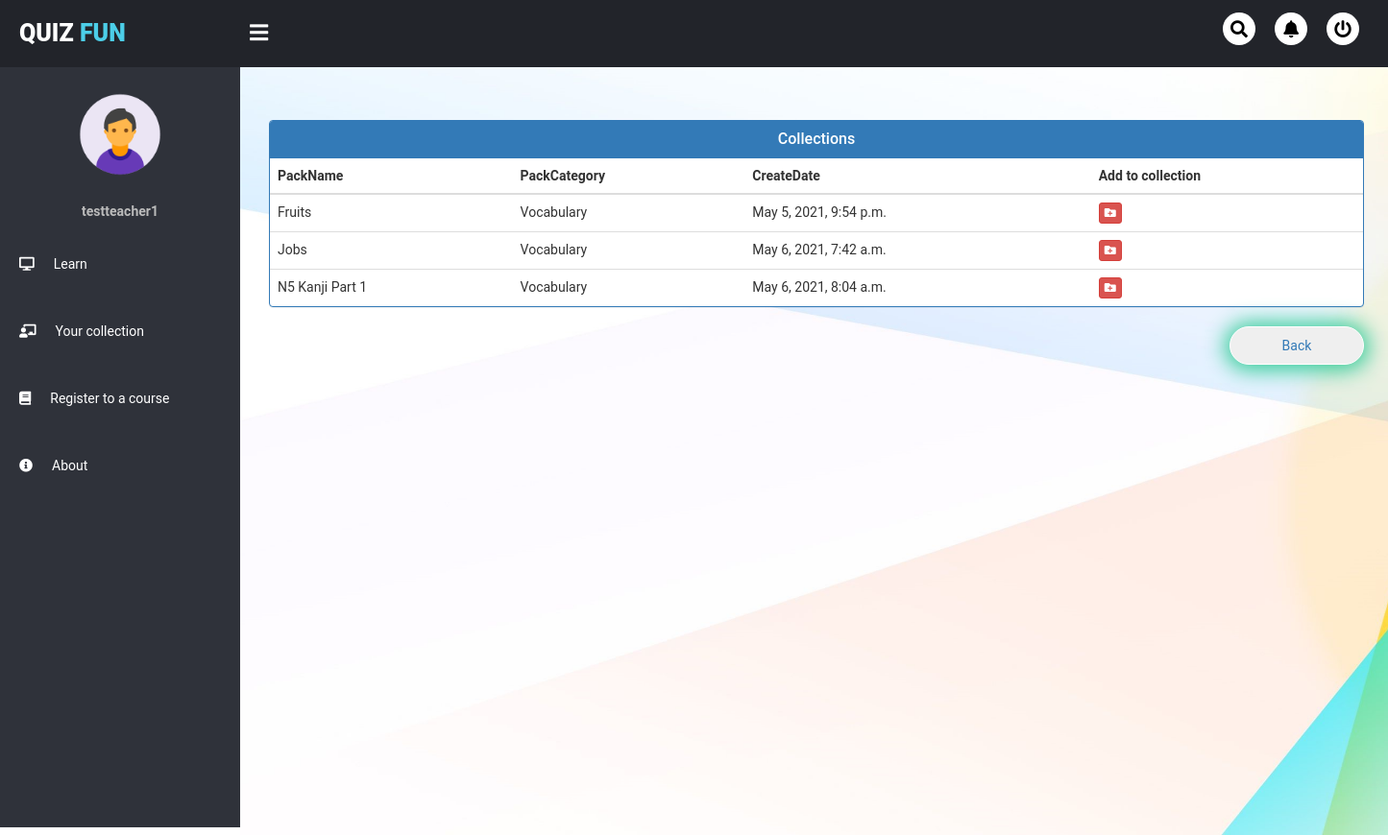
The app's page /user/pack/ (signed in) with its own data.
### quiz/models.py (models this page shows, shortened)
class QuizPack(models.Model):
    name = models.CharField(max_length = 50, null = False)
    description = models.TextField(null = True)
    category = models.CharField(max_length = 20, null = False)
    registered_user = models.ManyToManyField(User)
    created_date = models.DateTimeField(auto_now=True)

### user/views.py (the view)
# urls.py: path('pack/', views.unregistered_quizpack_list_view, name = 'all_quizpack'),
def unregistered_quizpack_list_view(request):
    unregistered_pack_list = QuizPack.objects.filter(~Q(registered_user=request.user))
    return render(request, 'user_pages/quizpack_list.html', {'pack_list':unregistered_pack_list})

### user/templates/user_pages/quizpack_list.html (shortened to what this page needs)
{% extends 'user_pages/student_dashboard.html' %}
{% block mainContainer %}
<head>
    <link href="//netdna.bootstrapcdn.com/bootstrap/3.0.0/css/bootstrap.min.css" rel="stylesheet" id="bootstrap-css">
  </head>
  <br><br>
  <div class="container">
    <div class="panel panel-primary">
      <div class="panel-heading">
        <h6 class="panel-title">Collections</h6>
      </div>
      <table class="table table-hover" id="dev-table">
        <thead>
          <tr>
            <th>PackName</th>
            <th>PackCategory</th>
            <th>CreateDate</th>
            <th>Add to collection</th>
          </tr>
        </thead>
        {% for pack in pack_list %}
            <tr>
                <td>{{pack.name}}</td>
                <td>{{pack.category}}</td>
                <td>{{pack.created_date}}</td>
                <td><a class="btn btn-danger btn-xs" href="{% url 'register_pack' pack.id %}"><i class="fas fa-folder-plus"></i></a></td>
            </tr>
        {% endfor %}
      </table>
    </div>
    <a href="{% url 'student_add_packs' %}"><button>Back</button></a>
  </div>
  <br><br><br><br><br><br>
{% endblock %}

### user/templates/user_pages/user_base.html (shortened to what this page needs)
<!DOCTYPE html>
<html lang="en" dir="ltr">
<head>
    {% load static %}
	<link rel="stylesheet" type="text/css" href="{% static 'css/user_base.css' %}">
	<link rel="stylesheet" type="text/css" href="https://cdnjs.cloudflare.com/ajax/libs/font-awesome/5.15.3/css/all.min.css">
</head>
<body>
	<div class="wrap">
		<header>
			<div class="headerMenu">
				<div class="logo">Quiz <span>Fun</span></div>
				<div class="sidebarButton">
					<i class="fas fa-bars"></i>
				</div>
				<ul>
					<li><a href="#"><i class="fas fa-search"></i></a></li>
					<li><a href="#"><i class="fas fa-bell"></i></a></li>
					<li><a href="{% url 'home' %}"><i class="fas fa-power-off"></i></a></li>
				</ul>
			</div>
		</header>
		<div class="sidebar">
			<div class="sidebarMenu">
				<center class="profile">
					<img src="{% static 'images/avt.png' %}">
					<p>{{user.username}}</p>
				</center>
                {% block sidebarMenu %}{% endblock %}
				<li class="item">
					<a href="#" class="menuButton">
						<i class="fas fa-info-circle"></i><span>About</span>
					</a>
				</li>
			</div>
		</div>
		<div class="mainContainer">
			{% block mainContainer %}
            {% endblock %}
		</div>
	</div>
</body>
</html>

### user/static/css/user_base.css (style rules this page uses)
* { margin: 0px; padding: 0px; list-style: none; text-decoration: none; box-sizing: border-box; font-family: "Roboto", sans-serif; }
body { background: #fff; }
.wrap header { z-index: 1; background: #22242A; position: fixed; width: calc(100% - 0%); height: 70px; display: flex; top: 0; }
.wrap header .headerMenu { width: calc(100% - 0%); height: 100%; display: flex; justify-content: space-between; align-items: center; padding: 0 20px; }
.wrap header .headerMenu .logo { color: #fff; font-size: 25px; text-transform: uppercase; font-weight: 900; }
.wrap header .headerMenu .logo span { color: #4CCEE8; }
.wrap header .headerMenu .sidebarButton { color: #fff; position: absolute; margin-left: 240px; font-size: 22px; font-weight: 900; cursor: pointer; transition: 0.3s; transition-property: color; }
.wrap header .headerMenu ul { display: flex; }
.wrap header .headerMenu ul li a { background: #fff; color: #000; display: block; margin: 0 10px; font-size: 18px; width: 34px; height: 34px; line-height: 35px; text-align: center; border-radius: 50%; transition: 0.3s; transition-property: background, color; }
.wrap .sidebar { z-index: 1; background: #2F323A; position: fixed; top: 70px; width: 250px; height: calc(100% - 9%); transition: 0.3s; transition-property: width; overflow-y: auto; }
.wrap .sidebar .sidebarMenu { overflow: hidden; }
.wrap .sidebar .sidebarMenu .profile img { margin: 20px 0; width: 100px; height: 100px; border-radius: 50%; }
.wrap .sidebar .sidebarMenu .profile p { color: #bbb; font-weight: 700; margin-bottom: 10px; }
.wrap .sidebar .sidebarMenu .item { width: 250px; overflow: hidden; }
.wrap .sidebar .sidebarMenu .item .menuButton { display: block; color: #fff; position: relative; padding: 25px 20px; transition: 0.3s; transition-property: color; }
.wrap .sidebar .sidebarMenu .item .menuButton i { margin-right: 20px; }
.wrap .mainContainer { width: calc(100% - 250px); margin-top: 70px; margin-left: 250px; padding: 15px; background: url('../images/bg.jpg')no-repeat; background-size: cover; height: 100vh; transition: 0.3s; }

### user/templates/user_pages/quizpack_list.html (style rules this page uses)
a:link { text-decoration: none; }
h6 { text-align: center; }
button { float: right; width: 140px; height: 40px; border-radius: 40px; border: 1px solid white; box-shadow: 0px 1px 22px 5px rgba(51,204,153,1); }

### records on screen
QuizPack: name "Fruits", category "Vocabulary", created_date "May 5, 2021, 9:54 p.m."
QuizPack: name "Jobs", category "Vocabulary", created_date "May 6, 2021, 7:42 a.m."
QuizPack: name "N5 Kanji Part 1", category "Vocabulary", created_date "May 6, 2021, 8:04 a.m."

### other values on screen
{{ user.username }} "testteacher1"
